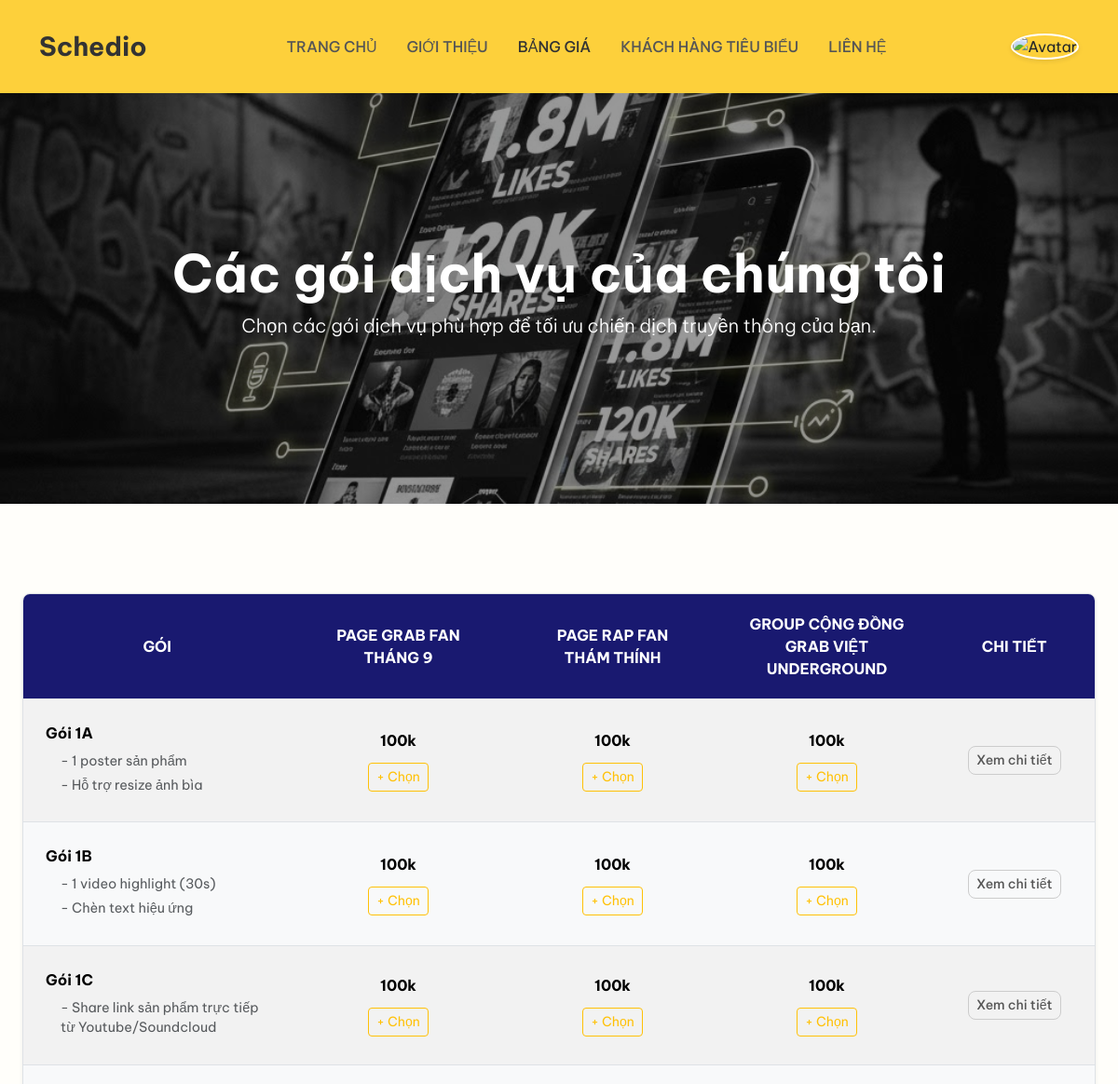
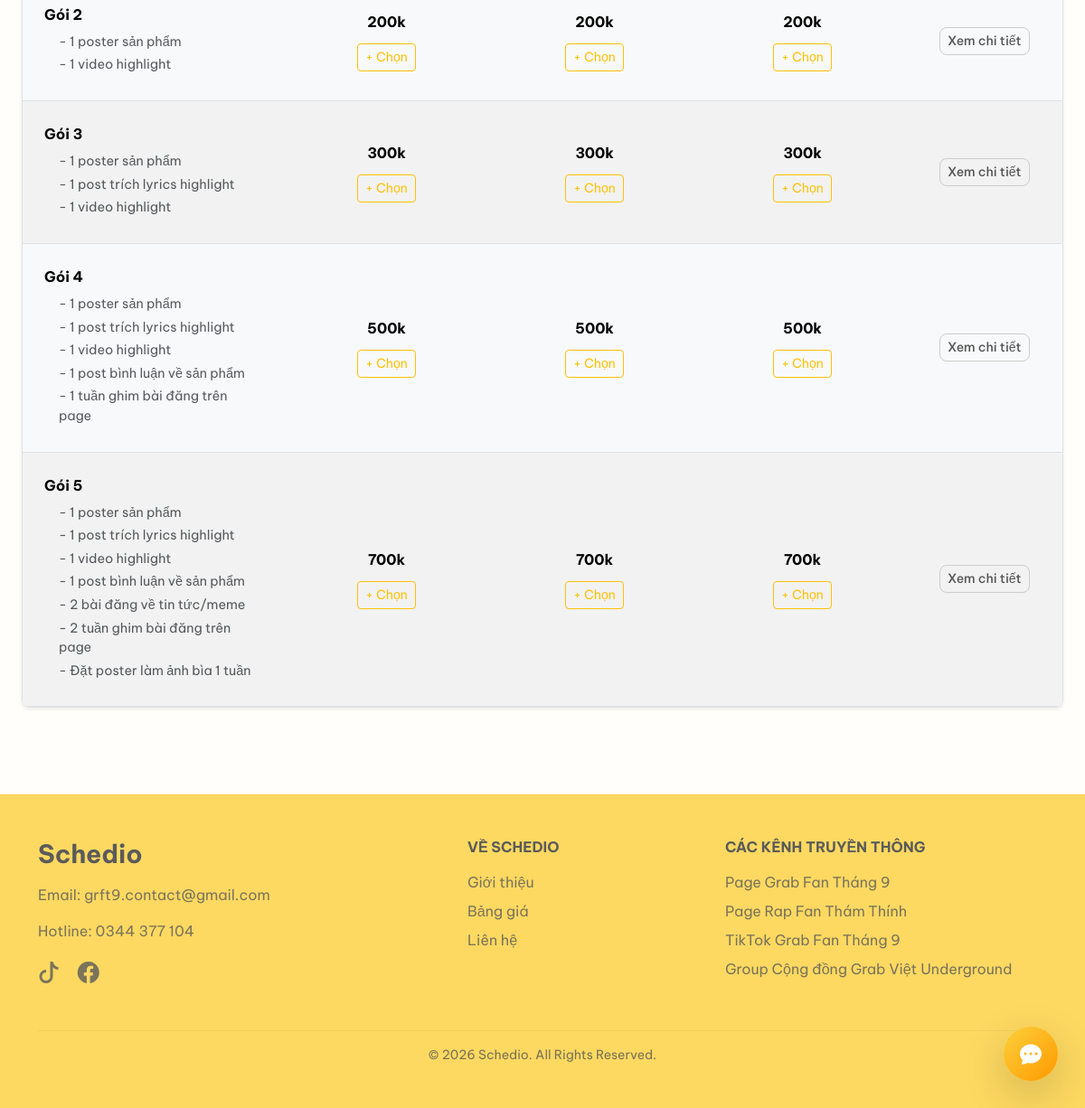
/services.php (signed in), run on the app's committed database (2 pictures, top to bottom).
### tables this page shows
CREATE TABLE `package` (
  `id` int(11) NOT NULL AUTO_INCREMENT,
  `slug` varchar(50) NOT NULL,
  `name` varchar(100) NOT NULL,
  `overview` text DEFAULT NULL,
  `description` text DEFAULT NULL,
  `slot_count` int(11) DEFAULT 1,
  `active` tinyint(1) DEFAULT 1,
  PRIMARY KEY (`id`)
);

### services.php (the view, shortened to what this page needs)
<?php
require_once 'config/db.php';
include 'templates/header.php';
$is_logged_in = isset($_SESSION['user_id']);
$sql = "SELECT * FROM package WHERE active = 1 ORDER BY id ASC";
$result = $conn->query($sql);
function renderCartButton($slug, $name, $platform, $price, $slots)
{
    $key = $slug . '_' . md5($platform);
    $isAdded = isset($_SESSION['cart'][$key]);
    $btnClass = $isAdded ? 'btn-secondary' : 'btn-outline-warning';
    $btnText = $isAdded ? 'Đã chọn' : '+ Chọn';
    echo "<button class='btn btn-sm $btnClass mt-2 btn-toggle-cart'
            data-added='" . ($isAdded ? 'true' : 'false') . "'
            onclick=\"toggleCart(this, '$slug', '$name', '$platform', '$price', $slots)\">
            $btnText
          </button>";
}
?>
<section class="hero-banner">
    <div class="container text-center text-white">
        <h1 class="display-4 fw-bold">Các gói dịch vụ của chúng tôi</h1>
        <p class="lead">Chọn các gói dịch vụ phù hợp để tối ưu chiến dịch truyền thông của bạn.</p>
    </div>
</section>
<section class="container-fluid px-4 my-5 py-5">
    <div class="table-responsive schedio-pricing-table shadow-sm">
        <table class="table table-striped mb-0 table-hover">
            <thead class="table-schedio-header text-center align-middle">
                <tr>
                    <th style="width: 25%;">GÓI</th>
                    <th style="width: 20%;">PAGE GRAB FAN<br>THÁNG 9</th>
                    <th style="width: 20%;">PAGE RAP FAN<br>THÁM THÍNH</th>
                    <th style="width: 20%;">GROUP CỘNG ĐỒNG<br>GRAB VIỆT UNDERGROUND</th>
                    <th class="text-center" style="width: 15%;">CHI TIẾT</th>
                </tr>
            </thead>
            <tbody>
                <?php
                if ($result->num_rows > 0):
                    while ($pkg = $result->fetch_assoc()):
                        $features = explode("\n", $pkg['description']);
                        $prices = [];
                        $sql_p = "SELECT so.price, so.platform_id
                      FROM service_option so
                      WHERE so.package_id = " . $pkg['id'];
                        $res_p = $conn->query($sql_p);
                        while ($row = $res_p->fetch_assoc()) {
                            $prices[$row['platform_id']] = ($row['price'] >= 1000) ? number_format($row['price'] / 1000) . 'k' : $row['price'];
                        }
                        $p1 = $prices[1] ?? '--';
                        $p2 = $prices[2] ?? '--';
                        $p3 = $prices[3] ?? '--';
                        $slots = $pkg['slot_count'];
                ?>
                        <tr>
                            <td class="fw-bold">
                                <?php echo htmlspecialchars($pkg['name']); ?>
                                <ul class="list-unstyled fw-normal mt-2 text-muted small">
                                    <?php foreach ($features as $f): ?>
                                        <li><?php echo htmlspecialchars($f); ?></li>
                                    <?php endforeach; ?>
                                </ul>
                            </td>
                            <td class="text-center align-middle">
                                <strong class="d-block mb-1"><?php echo $p1; ?></strong>
                                <?php if ($is_logged_in && $p1 != '--') renderCartButton($pkg['slug'], $pkg['name'], 'PAGE GRAB FAN THÁNG 9', $p1, $slots); ?>
                            </td>
                            <td class="text-center align-middle">
                                <strong class="d-block mb-1"><?php echo $p2; ?></strong>
                                <?php if ($is_logged_in && $p2 != '--') renderCartButton($pkg['slug'], $pkg['name'], 'PAGE RAP FAN THÁM THÍNH', $p2, $slots); ?>
                            </td>
                            <td class="text-center align-middle">
                                <strong class="d-block mb-1"><?php echo $p3; ?></strong>
                                <?php
                                if ($is_logged_in && $p3 != '--')
                                    renderCartButton($pkg['slug'], $pkg['name'], 'GROUP CỘNG ĐỒNG GRAB VIỆT UNDERGROUND', $p3, $slots);
                                ?>
                            </td>
                            <td class="text-center align-middle">
                                <a href="package-detail.php?slug=<?php echo $pkg['slug']; ?>"
                                    class="btn btn-outline-dark btn-sm">Xem chi tiết</a>
                            </td>
                        </tr>
                <?php endwhile;
                endif; ?>
            </tbody>
        </table>
    </div>
</section>
<?php include 'templates/footer.php'; ?>

### assets/css/style.css (style rules this page uses)
:root { --schedio-yellow: #fdd03b; --schedio-dark: #333; --schedio-light-bg: #fffefa; --schedio-blue-dark: #191970; --schedio-blue-primary: #0000CD; --schedio-blue-hover: #00008B; --fc-border-color: #eee; --fc-today-bg-color: var(--schedio-light-bg); --fc-button-bg-color: var(--schedio-blue-primary); --fc-button-border-color: var(--schedio-blue-primary); --fc-button-hover-bg-color: var(--schedio-blue-hover); --fc-button-hover-border-color: var(--schedio-blue-hover); }
body { font-family: 'Be Vietnam Pro', sans-serif; background-color: var(--schedio-light-bg); color: var(--schedio-dark); }
.hero-banner { padding: 10rem 0; min-height: 400px; background-image: linear-gradient(rgba(0, 0, 0, 0.4), rgba(0, 0, 0, 0.4)), url('../images/service.jpg'); background-size: cover; background-position: center; }
.schedio-pricing-table { border: 1px solid #dee2e6; border-radius: 0.5rem; overflow: hidden; }
.table-schedio-header th { background-color: var(--schedio-blue-dark); color: #ffffff; padding: 1.25rem 1.5rem; vertical-align: middle; border-bottom: none; }
.schedio-pricing-table td { padding: 1.5rem; vertical-align: middle; border-top: 1px solid #dee2e6; }
.schedio-pricing-table td ul { margin-bottom: 0; font-size: 0.9rem; color: #555; padding-left: 1rem; }
.schedio-pricing-table td ul li { margin-bottom: 0.25rem; }
.table-striped > tbody > tr:nth-of-type(odd) > * { background-color: #fff; }
.table-striped > tbody > tr:nth-of-type(even) > * { background-color: #f8f9fa; }
.schedio-pricing-table .btn-outline-dark { border-radius: 8px; font-weight: 500; border-color: #ccc; color: #555; }

### data on the page
package: name "Gói 1A", description "- 1 poster sản phẩm", description "- Hỗ trợ resize ảnh bìa", p1 "100k", slug "+ Chọn + Chọn + Chọn", p2 "100k", p3 "100k"
package: name "Gói 1B", description "- 1 video highlight (30s)", description "- Chèn text hiệu ứng", p1 "100k", slug "+ Chọn + Chọn + Chọn", p2 "100k", p3 "100k"
package: name "Gói 1C", description "- Share link sản phẩm trực tiếp từ Youtube/Soundcloud", p1 "100k", slug "+ Chọn + Chọn + Chọn", p2 "100k", p3 "100k"
package: name "Gói 2", description "- 1 poster sản phẩm", description "- 1 video highlight", p1 "200k", slug "+ Chọn + Chọn + Chọn", p2 "200k", p3 "200k"
package: name "Gói 3", description "- 1 poster sản phẩm", description "- 1 post trích lyrics highlight", description "- 1 video highlight", p1 "300k", slug "+ Chọn + Chọn + Chọn", p2 "300k", p3 "300k"
package: name "Gói 4", description "- 1 poster sản phẩm", description "- 1 post trích lyrics highlight", description "- 1 video highlight", description "- 1 post bình luận về sản phẩm", description "- 1 tuần ghim bài đăng trên page", p1 "500k", slug "+ Chọn + Chọn + Chọn", p2 "500k", p3 "500k"
package: name "Gói 5", description "- 1 poster sản phẩm", description "- 1 post trích lyrics highlight", description "- 1 video highlight", description "- 1 post bình luận về sản phẩm", description "- 2 bài đăng về tin tức/meme", description "- 2 tuần ghim bài đăng trên page", description "- Đặt poster làm ảnh bìa 1 tuần", p1 "700k", slug "+ Chọn + Chọn + Chọn", p2 "700k", p3 "700k"
